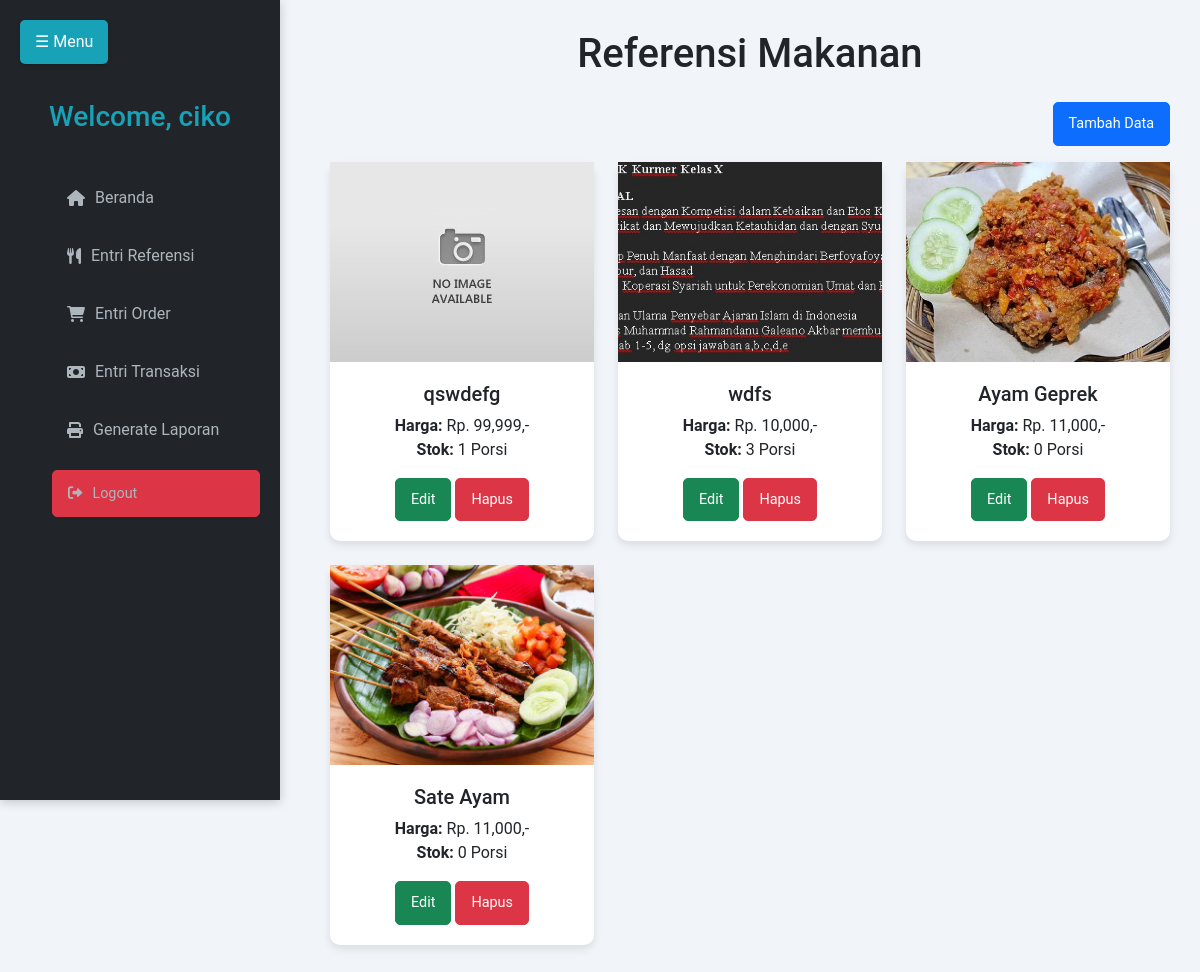
Screenshot of /entri_referensi.php (signed in) with the database file from the repository.
### tables this page shows
CREATE TABLE `user` (
  `id_user` int(11) NOT NULL,
  `username` varchar(150) NOT NULL,
  `password` varchar(150) NOT NULL,
  `nama_user` varchar(150) NOT NULL,
  `id_level` int(11) NOT NULL,
  `status` varchar(150) NOT NULL
);

CREATE TABLE `masakan` (
  `id_masakan` int(11) NOT NULL,
  `nama_masakan` varchar(150) NOT NULL,
  `harga` varchar(150) NOT NULL,
  `stok` int(11) NOT NULL,
  `status_masakan` varchar(150) NOT NULL,
  `gambar_masakan` varchar(150) NOT NULL
);

### entri_referensi.php (the view, shortened to what this page needs)
<!DOCTYPE html>
<?php
include "connection/koneksi.php";
$id = $_SESSION['id_user'] ?? null;
if (isset($_SESSION['username'])) {
    $query = "SELECT * FROM user NATURAL JOIN level WHERE id_user = $id";
    $sql = mysqli_query($conn, $query);
    if ($sql && $user = mysqli_fetch_array($sql)) {
        $nama_user = $user['nama_user'];
?>
<html lang="en">
<head>
    <link href="https://cdn.jsdelivr.net/npm/bootstrap@5.3.1/dist/css/bootstrap.min.css" rel="stylesheet" />
    <link rel="stylesheet" href="https://cdnjs.cloudflare.com/ajax/libs/font-awesome/6.0.0/css/all.min.css">
</head>
<body>
    <button class="toggle-btn" onclick="toggleSidebar()">☰ Menu</button>
    <div class="sidebar" id="sidebar">
        <h3>Welcome, <?php echo htmlspecialchars($nama_user); ?></h3>
        <ul>
        <?php
        if ($user['id_level'] == 1) {
        ?>
            <a href="beranda.php"><i class="fas fa-home"></i> Beranda</a>
            <a href="entri_referensi.php"><i class="fas fa-utensils"></i> Entri Referensi</a>
            <a href="entri_order.php"><i class="fas fa-shopping-cart"></i> Entri Order</a>
            <a href="entri_transaksi.php"><i class="fas fa-money-bill"></i> Entri Transaksi</a>
            <a href="generate_laporan.php"><i class="fas fa-print"></i> Generate Laporan</a>
        <?php
        } elseif ($user['id_level'] == 2) {
        ?>
            <a href="beranda.php"><i class="fas fa-home"></i> Beranda</a>
            <a href="entri_order.php"><i class="fas fa-shopping-cart"></i> Entri Order</a>
            <a href="generate_laporan.php"><i class="fas fa-print"></i> Generate Laporan</a>
        <?php
        } elseif ($user['id_level'] == 3) {
        ?>
            <a href="entri_transaksi.php"><i class="fas fa-money-bill"></i> Entri Transaksi</a>
            <a href="generate_laporan.php"><i class="fas fa-print"></i> Generate Laporan</a>
        <?php
        } elseif ($user['id_level'] == 4) {
        ?>
            <a href="generate_laporan.php"><i class="fas fa-print"></i> Generate Laporan</a>
        <?php
        } elseif ($user['id_level'] == 5) {
        ?>
            <a href="entri_order.php"><i class="fas fa-shopping-cart"></i> Entri Order</a>
        <?php
        }
        ?>
        <a href="logout.php" class="btn btn-danger w-100 mt-3"><i class="fas fa-sign-out-alt"></i> Logout</a>
    </ul>
  </div>
    <div class="content">
        <h1 class="text-center mb-4">Referensi Makanan</h1>
        <div class="text-end mb-3">
            <a href="tambah_menu.php" class="btn btn-primary">Tambah Data</a>
        </div>
        <div class="row">
            <?php
            $query_data_makanan = "SELECT * FROM masakan ORDER BY id_masakan DESC";
            $sql_data_makanan = mysqli_query($conn, $query_data_makanan);
            while ($makanan = mysqli_fetch_array($sql_data_makanan)) {
                $id_masakan = $makanan['id_masakan'];
                $nama_masakan = $makanan['nama_masakan'];
                $gambar_masakan = $makanan['gambar_masakan'];
                $harga = $makanan['harga'];
                $stok = $makanan['stok'];
            ?>
            <div class="col-md-4 mb-4">
                <div class="card">
                    <img src="gambar/<?php echo htmlspecialchars($gambar_masakan); ?>" alt="<?php echo htmlspecialchars($nama_masakan); ?>">
                    <div class="card-body">
                        <h5 class="card-title"><?php echo htmlspecialchars($nama_masakan); ?></h5>
                        <p class="card-text">
                            <strong>Harga:</strong> Rp. <?php echo number_format($harga); ?>,-<br>
                            <strong>Stok:</strong> <?php echo htmlspecialchars($stok); ?> Porsi
                        </p>
                        <form action="" method="post">
                            <button type="submit" name="edit_menu" value="<?php echo $id_masakan; ?>" class="btn btn-success btn-sm">Edit</button>
                            <button type="submit" name="hapus_menu" value="<?php echo $id_masakan; ?>" class="btn btn-danger btn-sm">Hapus</button>
                        </form>
                    </div>
                </div>
            </div>
            <?php
            }
            ?>
        </div>
    </div>
</body>
</html>
<?php
    }
} else {
    header('location: logout.php');
}
?>

### entri_referensi.php (style rules this page uses)
body { font-family: 'Roboto', sans-serif; background-color: #f1f5f9; overflow-x: hidden; }
.sidebar { height: 100vh; width: 280px; background: #212529; color: #fff; position: fixed; padding: 20px; box-shadow: 0 2px 10px rgba(0, 0, 0, 0.2); transition: transform 0.3s ease; transform: translateX(0); }
.sidebar h3 { text-align: center; margin-top: 80px; margin-bottom: 40px; color: #17a2b8; }
.sidebar a { display: flex; align-items: center; padding: 12px 15px; margin-bottom: 10px; color: #adb5bd; text-decoration: none; border-radius: 5px; transition: background 0.3s ease, color 0.3s ease; }
.sidebar a i { margin-right: 10px; }
.content { margin-left: 300px; padding: 20px; transition: margin-left 0.3s ease; }
.toggle-btn { position: fixed; top: 20px; left: 20px; z-index: 1000; background-color: #17a2b8; color: #fff; border: none; border-radius: 5px; padding: 10px 15px; cursor: pointer; box-shadow: 0 2px 5px rgba(0, 0, 0, 0.2); }
.content { margin-left: 300px; padding: 30px; }
.card { border: none; border-radius: 10px; background: #fff; box-shadow: 0 4px 8px rgba(0, 0, 0, 0.1); transition: transform 0.3s; }
.card img { width: 100%; height: 200px; object-fit: cover; }
.card-body { padding: 20px; text-align: center; }
.btn { font-size: 0.9rem; padding: 10px 15px; border-radius: 5px; }

### rows the page displays
user: nama_user "ciko"
masakan: gambar_masakan (placeholder picture), nama_masakan "qswdefg", harga "99,999", stok "1", $id_masakan 25 (drawn)
masakan: gambar_masakan+nama_masakan (picture), nama_masakan "wdfs", harga "10,000", stok "3", $id_masakan 23 (drawn)
masakan: gambar_masakan+nama_masakan (picture), nama_masakan "Ayam Geprek", harga "11,000", stok "0", $id_masakan 18 (drawn)
masakan: gambar_masakan+nama_masakan (picture), nama_masakan "Sate Ayam", harga "11,000", stok "0", $id_masakan 8 (drawn)
